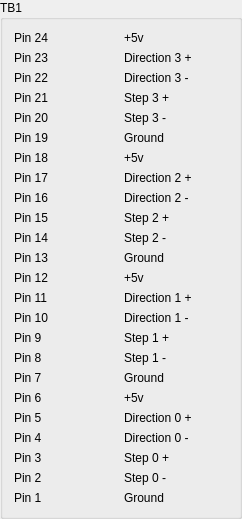
           <widget class="QGroupBox" name="gridGroupBox">
            <property name="geometry">
             <rect>
              <x>9</x>
              <y>9</y>
              <width>242</width>
              <height>499</height>
             </rect>
            </property>
            <property name="title">
             <string>TB1</string>
            </property>
            <layout class="QGridLayout" name="gridLayout_42">
             <item row="2" column="0">
              <widget class="QLabel" name="label_223">
               <property name="text">
                <string>Pin 22</string>
               </property>
              </widget>
             </item>
             <item row="0" column="0">
              <widget class="QLabel" name="label_212">
               <property name="text">
                <string>Pin 24</string>
               </property>
              </widget>
             </item>
             <item row="8" column="0">
              <widget class="QLabel" name="label_275">
               <property name="text">
                <string>Pin 16</string>
               </property>
              </widget>
             </item>
             <item row="5" column="0">
              <widget class="QLabel" name="label_251">
               <property name="text">
                <string>Pin 19</string>
               </property>
              </widget>
             </item>
             <item row="15" column="0">
              <widget class="QLabel" name="label_282">
               <property name="text">
                <string>Pin 9</string>
               </property>
              </widget>
             </item>
             <item row="4" column="0">
              <widget class="QLabel" name="label_241">
               <property name="text">
                <string>Pin 20</string>
               </property>
              </widget>
             </item>
             <item row="11" column="0">
              <widget class="QLabel" name="label_278">
               <property name="text">
                <string>Pin 13</string>
               </property>
              </widget>
             </item>
             <item row="9" column="0">
              <widget class="QLabel" name="label_276">
               <property name="text">
                <string>Pin 15</string>
               </property>
              </widget>
             </item>
             <item row="13" column="0">
              <widget class="QLabel" name="label_280">
               <property name="text">
                <string>Pin 11</string>
               </property>
              </widget>
             </item>
             <item row="16" column="0">
              <widget class="QLabel" name="label_283">
               <property name="text">
                <string>Pin 8</string>
               </property>
              </widget>
             </item>
             <item row="6" column="0">
              <widget class="QLabel" name="label_261">
               <property name="text">
                <string>Pin 18</string>
               </property>
              </widget>
             </item>
             <item row="12" column="0">
              <widget class="QLabel" name="label_279">
               <property name="text">
                <string>Pin 12</string>
               </property>
              </widget>
             </item>
             <item row="1" column="0">
              <widget class="QLabel" name="label_213">
               <property name="text">
                <string>Pin 23</string>
               </property>
              </widget>
             </item>
             <item row="10" column="0">
              <widget class="QLabel" name="label_277">
               <property name="text">
                <string>Pin 14</string>
               </property>
              </widget>
             </item>
             <item row="3" column="0">
              <widget class="QLabel" name="label_231">
               <property name="text">
                <string>Pin 21</string>
               </property>
              </widget>
             </item>
             <item row="17" column="0">
              <widget class="QLabel" name="label_284">
               <property name="text">
                <string>Pin 7</string>
               </property>
              </widget>
             </item>
             <item row="18" column="0">
              <widget class="QLabel" name="label_285">
               <property name="text">
                <string>Pin 6</string>
               </property>
              </widget>
             </item>
             <item row="19" column="0">
              <widget class="QLabel" name="label_286">
               <property name="text">
                <string>Pin 5</string>
               </property>
              </widget>
             </item>
             <item row="20" column="0">
              <widget class="QLabel" name="label_287">
               <property name="text">
                <string>Pin 4</string>
               </property>
              </widget>
             </item>
             <item row="21" column="0">
              <widget class="QLabel" name="label_288">
               <property name="text">
                <string>Pin 3</string>
               </property>
              </widget>
             </item>
             <item row="22" column="0">
              <widget class="QLabel" name="label_289">
               <property name="text">
                <string>Pin 2</string>
               </property>
              </widget>
             </item>
             <item row="23" column="0">
              <widget class="QLabel" name="label_290">
               <property name="text">
                <string>Pin 1</string>
               </property>
              </widget>
             </item>
             <item row="14" column="0">
              <widget class="QLabel" name="label_281">
               <property name="text">
                <string>Pin 10</string>
               </property>
              </widget>
             </item>
             <item row="7" column="0">
              <widget class="QLabel" name="label_274">
               <property name="text">
                <string>Pin 17</string>
               </property>
              </widget>
             </item>
             <item row="0" column="1">
              <widget class="QLabel" name="label_291">
               <property name="text">
                <string>+5v</string>
               </property>
              </widget>
             </item>
             <item row="1" column="1">
              <widget class="QLabel" name="tb1p23LB">
               <property name="text">
                <string>Direction 3 +</string>
               </property>
              </widget>
             </item>
             <item row="2" column="1">
              <widget class="QLabel" name="tb1p22LB">
               <property name="text">
                <string>Direction 3 -</string>
               </property>
              </widget>
             </item>
             <item row="3" column="1">
              <widget class="QLabel" name="tb1p21LB">
               <property name="text">
                <string>Step 3 +</string>
               </property>
              </widget>
             </item>
             <item row="4" column="1">
              <widget class="QLabel" name="tb1p20LB">
               <property name="text">
                <string>Step 3 -</string>
               </property>
              </widget>
             </item>
             <item row="5" column="1">
              <widget class="QLabel" name="label_296">
               <property name="text">
                <string>Ground</string>
               </property>
              </widget>
             </item>
             <item row="6" column="1">
              <widget class="QLabel" name="label_297">
               <property name="text">
                <string>+5v</string>
               </property>
              </widget>
             </item>
             <item row="7" column="1">
              <widget class="QLabel" name="label_298">
               <property name="text">
                <string>Direction 2 +</string>
               </property>
              </widget>
             </item>
             <item row="8" column="1">
              <widget class="QLabel" name="label_299">
               <property name="text">
                <string>Direction 2 -</string>
               </property>
              </widget>
             </item>
             <item row="9" column="1">
              <widget class="QLabel" name="label_300">
               <property name="text">
                <string>Step 2 +</string>
               </property>
              </widget>
             </item>
             <item row="10" column="1">
              <widget class="QLabel" name="label_301">
               <property name="text">
                <string>Step 2 -</string>
               </property>
              </widget>
             </item>
             <item row="11" column="1">
              <widget class="QLabel" name="label_302">
               <property name="text">
                <string>Ground</string>
               </property>
              </widget>
             </item>
             <item row="12" column="1">
              <widget class="QLabel" name="label_303">
               <property name="text">
                <string>+5v</string>
               </property>
              </widget>
             </item>
             <item row="13" column="1">
              <widget class="QLabel" name="label_304">
               <property name="text">
                <string>Direction 1 +</string>
               </property>
              </widget>
             </item>
             <item row="14" column="1">
              <widget class="QLabel" name="label_305">
               <property name="text">
                <string>Direction 1 -</string>
               </property>
              </widget>
             </item>
             <item row="15" column="1">
              <widget class="QLabel" name="label_306">
               <property name="text">
                <string>Step 1 +</string>
               </property>
              </widget>
             </item>
             <item row="16" column="1">
              <widget class="QLabel" name="label_307">
               <property name="text">
                <string>Step 1 -</string>
               </property>
              </widget>
             </item>
             <item row="17" column="1">
              <widget class="QLabel" name="label_308">
               <property name="text">
                <string>Ground</string>
               </property>
              </widget>
             </item>
             <item row="18" column="1">
              <widget class="QLabel" name="label_309">
               <property name="text">
                <string>+5v</string>
               </property>
              </widget>
             </item>
             <item row="19" column="1">
              <widget class="QLabel" name="label_310">
               <property name="text">
                <string>Direction 0 +</string>
               </property>
              </widget>
             </item>
             <item row="20" column="1">
              <widget class="QLabel" name="label_311">
               <property name="text">
                <string>Direction 0 -</string>
               </property>
              </widget>
             </item>
             <item row="21" column="1">
              <widget class="QLabel" name="label_312">
               <property name="text">
                <string>Step 0 +</string>
               </property>
              </widget>
             </item>
             <item row="22" column="1">
              <widget class="QLabel" name="label_313">
               <property name="text">
                <string>Step 0 -</string>
               </property>
              </widget>
             </item>
             <item row="23" column="1">
              <widget class="QLabel" name="label_314">
               <property name="text">
                <string>Ground</string>
               </property>
              </widget>
             </item>
            </layout>
           </widget>
